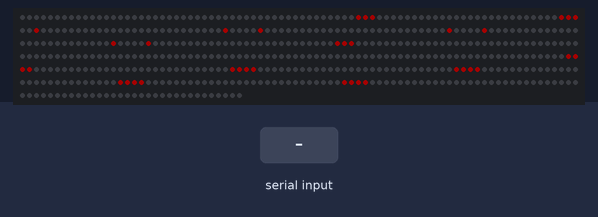
Simulated run of this sketch. Board: Arduino Nano, built with avr-gcc and run on an emulated ATmega328P. Parts: 512 RGB LEDs in strip order, left to right, continuing on the next row. Inputs (shaded band) come from the test bench. Dim RGB values are drawn brighter than linear.

Above: at 1.2 s.
1.3 s: "5\n" received over the second serial link
2.8 s: "90\n" received over the second serial link
Timing chart, 0 to 5.8 s (numbered marks = the images above; inputs shaded):
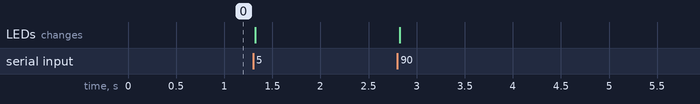

The sketch:

score_nano.ino
```cpp
 // Score slave. Arduino Nano (ATmega328P).
// Listens on D6 at 9600 for a plain integer line from the master Nano
// and draws it across two 16x16 WS2812B panels side by side (16 rows x 32 columns).
//
// Wiring: master D2 -> this D6. Common GND. Both boards are 5V.
// D4 -> left panel DIN. Left panel DOUT -> right panel DIN.
// Mount the second panel to the right of the first, DIN on the same corner.
// Give both panels their own 5V and GND. Do not power them from the Nano.
// LAYOUT_ROW is a 16x16 zigzag: even rows left to right, odd rows right to left.
// Set LAYOUT to LAYOUT_COLUMN if the picture is still scrambled.
// D0 and D1 stay free for USB.

#include <Adafruit_NeoPixel.h>
#include <SoftwareSerial.h>

static const uint8_t DATA_PIN = 4;
static const uint8_t PANEL_SIZE = 16;
static const uint8_t PANEL_COUNT = 2;
static const uint8_t MATRIX_W = PANEL_SIZE * PANEL_COUNT;
static const uint8_t MATRIX_H = PANEL_SIZE;
static const uint16_t NUM_LEDS = PANEL_SIZE * PANEL_SIZE * PANEL_COUNT;
static const uint8_t LAYOUT_ROW = 0;
static const uint8_t LAYOUT_COLUMN = 1;
static const uint8_t LAYOUT = LAYOUT_ROW;
static const bool FLIP_X = false;
static const bool FLIP_Y = true;
static const uint8_t FONT_W = 8;
static const uint8_t FONT_H = 16;
// 100 fills the 16-pixel height of both 16x16 panels. 50 draws the score at half size.
static const uint8_t FONT_SIZE_PERCENT = 65;
static const int SCORE_MAX = 9999;
// 0-100. 100 is full brightness. Higher values draw more current, so the
// panels' 5V supply must be strong enough (about 3 A at 100% for red digits).
static const uint8_t BRIGHTNESS_PERCENT = 16;
static const uint8_t BRIGHTNESS =
    (uint16_t)(BRIGHTNESS_PERCENT > 100 ? 100 : BRIGHTNESS_PERCENT) * 255 / 100;

// 16 rows, bit 7 is the leftmost pixel. Two-pixel strokes, square corners.
static const uint8_t DIGITS[10][FONT_H] = {
  {0xFF, 0xFF, 0xC3, 0xC3, 0xC3, 0xC3, 0xC3, 0xC3, 0xC3, 0xC3, 0xC3, 0xC3, 0xC3, 0xC3, 0xFF, 0xFF},
  {0x38, 0x38, 0x18, 0x18, 0x18, 0x18, 0x18, 0x18, 0x18, 0x18, 0x18, 0x18, 0x18, 0x18, 0x7E, 0x7E},
  {0xFF, 0xFF, 0x03, 0x03, 0x03, 0x03, 0xFF, 0xFF, 0xC0, 0xC0, 0xC0, 0xC0, 0xC0, 0xC0, 0xFF, 0xFF},
  {0xFF, 0xFF, 0x03, 0x03, 0x03, 0x03, 0xFF, 0xFF, 0x03, 0x03, 0x03, 0x03, 0x03, 0x03, 0xFF, 0xFF},
  {0xC3, 0xC3, 0xC3, 0xC3, 0xC3, 0xC3, 0xFF, 0xFF, 0x03, 0x03, 0x03, 0x03, 0x03, 0x03, 0x03, 0x03},
  {0xFF, 0xFF, 0xC0, 0xC0, 0xC0, 0xC0, 0xFF, 0xFF, 0x03, 0x03, 0x03, 0x03, 0x03, 0x03, 0xFF, 0xFF},
  {0xFF, 0xFF, 0xC0, 0xC0, 0xC0, 0xC0, 0xFF, 0xFF, 0xC3, 0xC3, 0xC3, 0xC3, 0xC3, 0xC3, 0xFF, 0xFF},
  {0xFF, 0xFF, 0x03, 0x03, 0x03, 0x03, 0x03, 0x03, 0x03, 0x03, 0x03, 0x03, 0x03, 0x03, 0x03, 0x03},
  {0xFF, 0xFF, 0xC3, 0xC3, 0xC3, 0xC3, 0xFF, 0xFF, 0xC3, 0xC3, 0xC3, 0xC3, 0xC3, 0xC3, 0xFF, 0xFF},
  {0xFF, 0xFF, 0xC3, 0xC3, 0xC3, 0xC3, 0xFF, 0xFF, 0x03, 0x03, 0x03, 0x03, 0x03, 0x03, 0xFF, 0xFF},
};

// RX D6 from the master. TX D7 is unused.
SoftwareSerial link(6, 7);
Adafruit_NeoPixel strip(NUM_LEDS, DATA_PIN, NEO_GRB + NEO_KHZ800);

char lineBuf[16];
uint8_t lineLen = 0;
bool lineOverflow = false;
int shownScore = -1;

uint16_t xyToIndex(uint8_t x, uint8_t y) {
  if (FLIP_X) {
    x = MATRIX_W - 1 - x;
  }
  if (FLIP_Y) {
    y = MATRIX_H - 1 - y;
  }
  uint8_t panel = x / PANEL_SIZE;
  uint8_t localX = x % PANEL_SIZE;
  uint16_t base = (uint16_t)panel * PANEL_SIZE * PANEL_SIZE;
  if (LAYOUT == LAYOUT_COLUMN) {
    if (localX & 1) {
      return base + (uint16_t)localX * PANEL_SIZE + (PANEL_SIZE - 1 - y);
    }
    return base + (uint16_t)localX * PANEL_SIZE + y;
  }
  if (y & 1) {
    return base + (uint16_t)y * PANEL_SIZE + (PANEL_SIZE - 1 - localX);
  }
  return base + (uint16_t)y * PANEL_SIZE + localX;
}

void setXY(uint8_t x, uint8_t y, uint32_t color) {
  if (x >= MATRIX_W || y >= MATRIX_H) {
    return;
  }
  strip.setPixelColor(xyToIndex(x, y), color);
}

void drawDigit(int x, int y, int digit, int pixelW, int pixelH, uint32_t color) {
  for (uint8_t row = 0; row < FONT_H; row++) {
    uint8_t bits = DIGITS[digit][row];
    int y0 = y + (row * pixelH) / FONT_H;
    int y1 = y + ((row + 1) * pixelH) / FONT_H;
    for (uint8_t col = 0; col < FONT_W; col++) {
      if ((bits & (1 << (FONT_W - 1 - col))) == 0) {
        continue;
      }
      int x0 = x + (col * pixelW) / FONT_W;
      int x1 = x + ((col + 1) * pixelW) / FONT_W;
      for (int py = y0; py < y1; py++) {
        for (int px = x0; px < x1; px++) {
          setXY((uint8_t)px, (uint8_t)py, color);
        }
      }
    }
  }
}

void drawScore(int score) {
  if (score < 0) {
    score = 0;
  }
  if (score > SCORE_MAX) {
    score = SCORE_MAX;
  }

  int digits[4];
  int count = 0;
  if (score == 0) {
    digits[0] = 0;
    count = 1;
  } else {
    int rev[4];
    int value = score;
    while (value > 0 && count < 4) {
      rev[count++] = value % 10;
      value /= 10;
    }
    for (int i = 0; i < count; i++) {
      digits[i] = rev[count - 1 - i];
    }
  }

  // 100% is 16 pixels tall, the full height of the 16x16 panels.
  // Fewer than four digits are 8 pixels wide. Four digits are 7 pixels wide.
  int percent = FONT_SIZE_PERCENT;
  if (percent < 1) {
    percent = 1;
  }
  if (percent > 100) {
    percent = 100;
  }
  int glyphH = MATRIX_H * percent / 100;
  int glyphW = ((count <= 3) ? 8 : 7) * percent / 100;
  if (glyphH < 1) {
    glyphH = 1;
  }
  if (glyphW < 1) {
    glyphW = 1;
  }
  int width = count * glyphW + (count - 1);
  if (width > MATRIX_W) {
    glyphW = (MATRIX_W - (count - 1)) / count;
    if (glyphW < 1) {
      glyphW = 1;
    }
    width = count * glyphW + (count - 1);
  }
  int x = (MATRIX_W - width) / 2;
  int y = (MATRIX_H - glyphH) / 2;
  const uint32_t color = strip.Color(255, 0, 0);

  strip.clear();
  for (int i = 0; i < count; i++) {
    drawDigit(x, y, digits[i], glyphW, glyphH, color);
    x += glyphW + 1;
  }
  strip.show();
  shownScore = score;
}

bool parseScore(const char *text, int &score) {
  if (text == nullptr || text[0] == '\0') {
    return false;
  }
  long value = 0;
  for (const char *p = text; *p != '\0'; p++) {
    if (*p < '0' || *p > '9') {
      return false;
    }
    value = value * 10 + (*p - '0');
    if (value > SCORE_MAX) {
      return false;
    }
  }
  score = (int)value;
  return true;
}

void handleLine(const char *text) {
  int score = 0;
  if (!parseScore(text, score)) {
    return;
  }
  if (score != shownScore) {
    drawScore(score);
  }
}

void setup() {
  link.begin(9600);
  strip.begin();
  strip.setBrightness(BRIGHTNESS);
  drawScore(0);
}

void loop() {
  while (link.available() > 0) {
    char c = (char)link.read();
    if (c == '\n' || c == '\r') {
      if (!lineOverflow && lineLen > 0) {
        lineBuf[lineLen] = '\0';
        handleLine(lineBuf);
      }
      lineLen = 0;
      lineOverflow = false;
    } else if (lineLen < sizeof(lineBuf) - 1) {
      lineBuf[lineLen++] = c;
    } else {
      lineOverflow = true;
    }
  }
}
```
